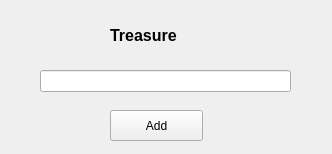
<?xml version="1.0" encoding="UTF-8"?>
<ui version="4.0">
 <class>treassure_form</class>
 <widget class="QWidget" name="treassure_form">
  <property name="geometry">
   <rect>
    <x>0</x>
    <y>0</y>
    <width>332</width>
    <height>154</height>
   </rect>
  </property>
  <property name="windowTitle">
   <string>Form</string>
  </property>
  <widget class="QLabel" name="label">
   <property name="geometry">
    <rect>
     <x>110</x>
     <y>20</y>
     <width>121</width>
     <height>31</height>
    </rect>
   </property>
   <property name="font">
    <font>
     <pointsize>12</pointsize>
     <weight>75</weight>
     <bold>true</bold>
    </font>
   </property>
   <property name="text">
    <string>Treasure</string>
   </property>
  </widget>
  <widget class="QLineEdit" name="treassure_edit">
   <property name="geometry">
    <rect>
     <x>40</x>
     <y>70</y>
     <width>251</width>
     <height>22</height>
    </rect>
   </property>
  </widget>
  <widget class="QPushButton" name="treassure_submit_button">
   <property name="geometry">
    <rect>
     <x>110</x>
     <y>110</y>
     <width>93</width>
     <height>31</height>
    </rect>
   </property>
   <property name="text">
    <string>Add</string>
   </property>
  </widget>
 </widget>
 <resources/>
 <connections/>
</ui>
